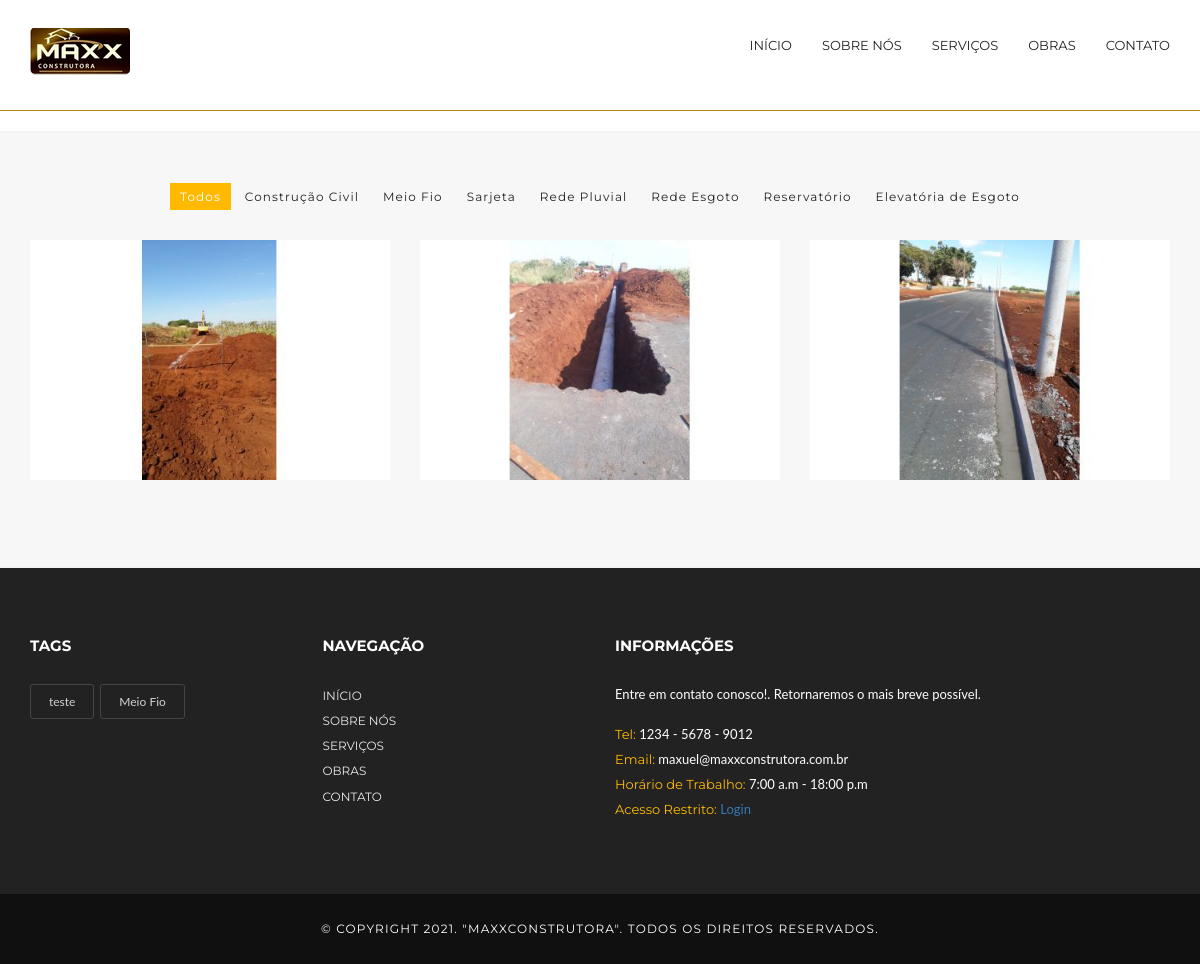
The app's page /obras, older data.
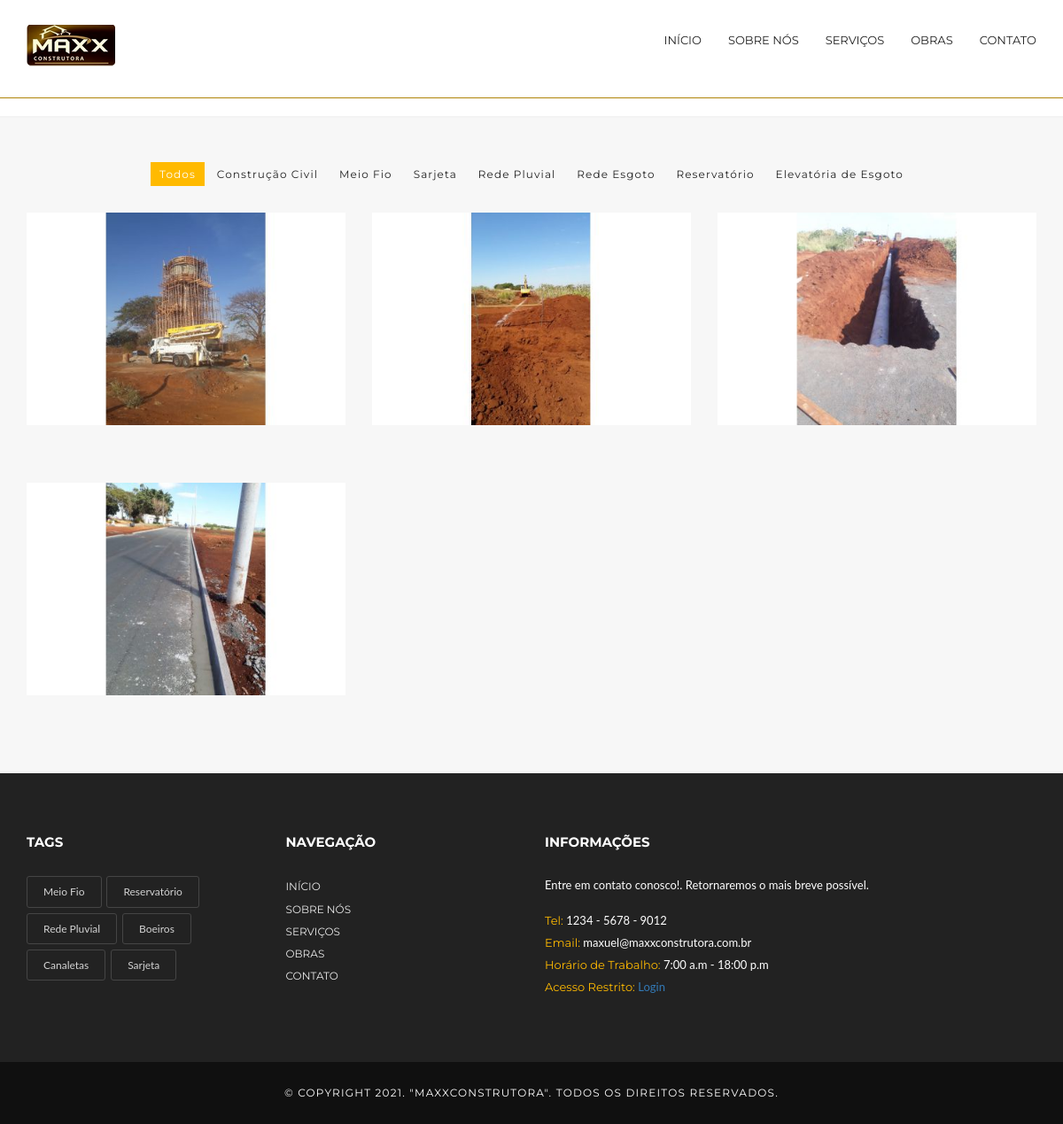
The same page, newer data.
### tables this page shows
CREATE TABLE `obras` (
  `id` int(11) NOT NULL,
  `imagem` varchar(45) NOT NULL,
  `titulo` varchar(50) DEFAULT NULL,
  `sub_titulo` varchar(45) DEFAULT NULL,
  `categoria` varchar(50) NOT NULL,
  `data_cadastro` datetime NOT NULL,
  `administrador_id` int(11) NOT NULL
);

CREATE TABLE `servicos` (
  `id` int(11) NOT NULL,
  `tipo_servico` varchar(45) NOT NULL,
  `titulo` varchar(50) NOT NULL,
  `texto` text NOT NULL,
  `administrador_id` int(11) NOT NULL
);

### App/Controllers/ObrasController.php (called while the page is built, shortened)
<?php
class ObrasController extends Controller {
    public function index() {
        $css = null;
        $js = '<script type="text/javascript" src="' . JSSITE . 'script.js"></script>';
        $bo = new \App\Models\BO\ObrasBO();
        $obras = $bo->listarVetor(\App\Models\Entidades\Obras::TABELA['nome'], ['*'], null, null, null, [], "id desc");
        $this->render("home/obras", "Obras", $css, $js, 3);
    }
}

### index.php (called while the page is built, shortened)
<?php
try {
    $app = new App();
    $app->run();
} catch (\Exception $e) {
    $oError = new Erro($e);
    $oError->exibe();
}

### App/Models/DAO/BaseDAO.php (called while the page is built, shortened)
<?php
abstract class BaseDAO {
    private $conexao;
    public function __construct() {
        $this->conexao = Conexao::getConnection();
    }
    public function conectar() {
        return $this->conexao;
    }
    public function select($tabela, $campos, $quantidade, $pagina, $condicao, $valorCondicao, $orderBy, $debug = null) {
        $sql = "SELECT ";
        foreach ($campos as $value) {
            $sql .= $value;
        }
        $sql .= " FROM ";
        $sql .= $tabela;
        if ($orderBy) {
            $sql .= ' ORDER BY ';
            $sql .= $orderBy;
        }
        if ($quantidade) {
            $sql .= ' LIMIT ';
            if ($pagina) {
                $sql .= $pagina;
            } else {
                $sql .= '0';
            }
            $sql .= ", ";
            $sql .= $quantidade;
        }
        $conexao = $this->conectar();
        $resultado = $conexao->query($sql);
        if ($resultado) {
            return $resultado;
        } else {
            return FALSE;
        }
    }
     public function listarVetor($tabela, $campos, $quantidade, $pagina, $condicao, $valorCondicao, $orderBy, $debug = null){
        $resultado = $this->select($tabela, $campos, $quantidade, $pagina, $condicao, $valorCondicao, $orderBy, $debug);
        if($resultado){
            $array = [];
            foreach ($resultado as $v) {
                $array[] = $v;
            }
            return $array;
        } else {
            return FALSE;
        }
    }
}

### App/Models/BO/BaseBO.php (called while the page is built, shortened)
<?php
abstract class BaseBO {
        public function listarVetor($tabela = null, $campos = ["*"], $quantidade = null, $pagina = null, $condicao = null, $valorCondicao = null, $orderBy = null, $debug = null){
        $dao = $this->instanciaDAO();
        return $dao->listarVetor($tabela, $campos, $quantidade, $pagina, $condicao, $valorCondicao, $orderBy, $debug);
    }
}

### App/Lib/Conexao.php (called while the page is built, shortened)
<?php
class Conexao{
    public static function getConnection() {
        $con = new mysqli(DB_HOST, DB_USER, DB_PASSWORD, DB_NAME);
        return $con;
    }
}

### App/Models/BO/ServicosBO.php (called while the page is built, shortened)
<?php
    class ServicosBO extends BaseBO{
        public function instanciaDAO(){
            return new ServicosDAO();
        }
    }
?>

### App/Views/home/obras.php (the view, shortened to what this page needs)
<div class="corpo">
   <hr>
</div>
<section class="projects-section">
    <div class="container">
        <ul class="filter" >
            <li><a class="active" href="#" data-filter="*">Todos</a></li>
            <li><a href="" data-filter=".1">Construção Civil</a></li>
            <li><a href="" data-filter=".2">Meio Fio</a></li>
            <li><a href="" data-filter=".3">Sarjeta</a></li>
            <li><a href="" data-filter=".4">Rede Pluvial</a></li>
            <li><a href="" data-filter=".5">Rede Esgoto</a></li>
            <li><a href="" data-filter=".6">Reservatório</a></li>
            <li><a href="" data-filter=".7">Elevatória de Esgoto</a></li>
        </ul>
        <div class="project-box iso-call " >
            <?php
            foreach ($viewVar['obras'] as $item) {
                ?>
                <div class="project-post buildings isolation <?= $item['categoria'] ?>" >
                    <a href="<?= IMAGEMSITE ?>obras/<?= $item['imagem'] ?>" class="zoom"><img src="<?= IMAGEMSITE ?>obras/<?= $item['imagem'] ?>" alt=""></a>
                    <div class="hover-box">
                        <h2><a href=""><?= $item['titulo'] ?></a></h2>
                    </div>
                </div>
                <?php
            }
            ?>
        </div>
    </div>
</section>

### App/App.php (shortened to what this page needs)
<?php
class App {
    private $controller;
    private $action;
    private $params = [];
    public  $controllerName;
    public function run() {
        if ($this->controller) {
            $this->controllerName = ucwords($this->controller) . 'Controller';
            $this->controllerName = preg_replace('/[^a-zA-Z]/i', '', $this->controllerName);
        } else {
            $this->controllerName = "HomeController";
        }
        $this->action           = preg_replace('/[^a-zA-Z]/i', '', $this->action);
        $objetoController = new $nomeClasse($this);
        if (method_exists($objetoController, $this->action)) {
            $objetoController->{$this->action}($this->params);
            return;
        } else if (!$this->action && method_exists($objetoController, 'index')) {
            $objetoController->index($this->params);
            return;
        } else {
            throw new Exception("Nosso suporte já esta verificando desculpe!", 500);
        }
        throw new Exception("Página não encontrada.", 404);
    }
    public function url() {
        if (isset($_GET['url'])) {
            $path = $_GET['url'];
            $path = rtrim($path, '/');
            $path[0] = filter_var($path[0], FILTER_SANITIZE_URL);
            $path[1] = filter_var($path[1], FILTER_SANITIZE_URL);
            $path = explode('/', $path);
            $this->controller = $this->verificaArray($path, 0);
            $this->action = $this->verificaArray($path, 1);
        }
    }
    public function getControllerName() {
        return $this->controllerName;
    }
    private function verificaArray($array, $key) {
        if (isset($array[$key]) && !empty($array[$key])) {
            return $array[$key];
        }
        return null;
    }
}

### App/Controllers/Controller.php (shortened to what this page needs)
<?php
abstract class Controller {
    private $viewVar;
    public function render($view, $titulo = null, $css = null, $js = null, $menu = 1) {
        $viewVar = $this->getViewVar();
        if ($menu != 3) {
            $arquivoCSS = '<link href="' . CSS . 'estilo.css" type="text/css" rel="stylesheet"/>';
            if (file_exists("./public/css/" . $view . ".css")) {
                $arquivoCSS .= '<link href="' . CSS . $view . '.css" type="text/css" rel="stylesheet"/>';
            }
            $arquivoJS = '<script src="' . JS . 'ini.js"></script>';
            if (file_exists("./public/js/" . $view . ".js")) {
                $arquivoJS .= '<script src="' . JS . $view . '.js"></script>';
            }
            require_once PATH . '/App/Views/layouts/header.php';
            if ($menu == 1) {
                require_once PATH . '/App/Views/layouts/menu_administrador.php';
            } else if ($menu == 2) {
                require_once PATH . '/App/Views/layouts/menu.php';
            }
            require_once PATH . '/App/Views/' . $view . '.php';
            require_once PATH . '/App/Views/layouts/footer.php';
        } else {
            $bo = new \App\Models\BO\ServicosBO();
            $servicosIndex = $bo->listarVetor(\App\Models\Entidades\Servicos::TABELA['nome'], ['*'], 6, null, null, [], "rand()");
            $arquivoCSS = '<link href="' . CSSSITE . 'style.css" type="text/css" rel="stylesheet"/>';
            require_once PATH . '/App/Views/layoutsSite/header.php';
            require_once PATH . '/App/Views/layoutsSite/menu.php';
            require_once PATH . '/App/Views/' . $view . '.php';
            require_once PATH . '/App/Views/layoutsSite/footer.php';
        }
    }
    public function getViewVar() {
        return $this->viewVar;
    }
    public function setViewParam($varName, $varValue) {
        if ($varName != "" && $varValue != "") {
            $this->viewVar[$varName] = $varValue;
        }
    }
}

### App/Views/layoutsSite/header.php (shortened to what this page needs)
<!doctype html>
<html lang="pt-br" class="no-js">
    <head>
        <link href="//maxcdn.bootstrapcdn.com/font-awesome/4.6.3/css/font-awesome.min.css" rel="stylesheet">
        <link rel="stylesheet" type="text/css" href="<?= CSSSITE ?>bootstrap.min.css" media="screen">
        <link rel="stylesheet" type="text/css" href="<?= CSSSITE ?>font-awesome.css" media="screen">
        <link rel="stylesheet" type="text/css" href="<?= CSSSITE ?>jquery.bxslider.css" media="screen">
        <link rel="stylesheet" type="text/css" href="<?= CSSSITE ?>magnific-popup.css" media="screen">
        <link rel="stylesheet" type="text/css" href="<?= CSSSITE ?>settings.css">
        <link rel="stylesheet" type="text/css" href="<?= CSSSITE ?>layers.css">
        <link rel="stylesheet" type="text/css" href="<?= CSSSITE ?>navigation.css">
        <link rel="stylesheet" type="text/css" href="<?= CSSSITE ?>style.css" media="screen">
        <link rel="stylesheet" type="text/css" href="<?= CSSSITE ?>estilo.css" media="screen">
        <?= $arquivoCSS ?>
    </head>
    <body>

### App/Views/layoutsSite/menu.php (shortened to what this page needs)
<div id="container">
    <header class="clearfix">
        <nav class="navbar navbar-default navbar-fixed-top" role="navigation">
            <div class="container">
                <div class="navbar-header">
                    <a class="navbar-brand" href="<?= LINK ?>"><img src="<?= IMAGEMSITE ?>logo.png" alt=""></a>
                </div>
                <div class="collapse navbar-collapse" id="bs-example-navbar-collapse-1">
                    <ul class="nav navbar-nav navbar-right">
                        <li><a href="<?= LINK ?>">INÍCIO</a></li>
                        <li><a href="<?= LINK ?>sobre">SOBRE NÓS</a></li>
                        <li><a href="<?= LINK ?>servicos">SERVIÇOS</a></li>
                        <li><a href="<?= LINK ?>obras">OBRAS</a></li>
                        <li><a href="<?= LINK ?>contato">CONTATO</a></li>
                    </ul>
                </div>
            </div>
        </nav>
    </header>

### App/Views/layoutsSite/footer.php (shortened to what this page needs)
<footer>
    <div class="up-footer">
        <div class="container">
            <div class="row">
                <div class="col-md-3">
                    <div class="footer-widget">
                        <h2>Tags</h2>
                        <ul class="tag-list">
                            <?php
                            foreach ($servicosIndex as $item) {
                                ?>
                                <li><a href="<?= LINK ?>servicos/index/<?= $item['id'] ?>"><?= $item['tipo_servico'] ?></a></li>
                                <?php
                            }
                            ?>
                        </ul>
                    </div>
                </div>
                <div class="col-md-3">
                    <div class="footer-widget">
                        <h2>NAVEGAÇÃO</h2>
                        <ul class="navigation">
                            <li><a href="<?= LINK ?>">INÍCIO</a></li>
                            <li><a href="<?= LINK ?>sobre">SOBRE NÓS</a></li>
                            <li><a href="<?= LINK ?>servicos">SERVIÇOS</a></li>
                            <li><a href="<?= LINK ?>obras">OBRAS</a></li>
                            <li><a href="<?= LINK ?>contato">CONTATO</a></li>
                        </ul>
                    </div>
                </div>
                <div class="col-md-6">
                    <div class="footer-widget info-widget">
                        <h2>INFORMAÇÕES</h2>
                        <p class="first-par">Entre em contato conosco!. Retornaremos o mais breve possível.</p>
                        <p><span>Tel: </span> 1234 - 5678 - 9012</p>
                        <p><span>Email: </span> maxuel@maxxconstrutora.com.br</p>
                        <p><span>Horário de Trabalho: </span> 7:00 a.m - 18:00 p.m</p>
                        <p><span>Acesso Restrito: </span><a href="<?= LINK ?>administrador/" target="_blank">Login</a> </p>
                    </div>
                </div>
            </div>
        </div>
    </div>
    <p class="copyright">
        &copy; Copyright <?= date("Y") ?>. "MaxxConstrutora". TODOS OS DIREITOS RESERVADOS.
    </p>
</footer>
</div>
</body>
</html>

### public/cssSite/estilo.css (style rules this page uses)
.corpo hr { margin-top: 110px !important; border: 2 !important; border-top: 1px solid #b08408 !important; }

Row changes from the older to the newer data that the page shows:
removed servicos: tipo_servico "teste"
added obras: imagem (picture)
added servicos: tipo_servico "Reservatório"
added servicos: tipo_servico "Rede Pluvial"
added servicos: tipo_servico "Boeiros"
added servicos: tipo_servico "Canaletas"
added servicos: tipo_servico "Sarjeta"
